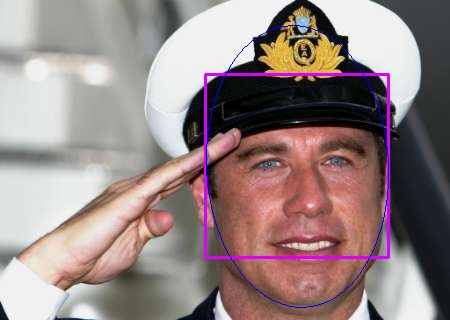
#> input picture test/temp/img_591.jpg, 450 x 320 px, found by its file name
$ python single_pic.py
#> lines starting #> are read from the running program, lines starting #| are printed output that depends on the picture
import os
import cv2
import math

def draw_ellipse(img,c_x,c_y,max_r,min_r,angle): # angle in  radian

    pi = math.pi
    angle = angle / pi * 180
    if angle < 0:
        angle += 360
    cv2.ellipse(img, (int(c_x), int(c_y)), (int(max_r), int(min_r)), angle, 0, 360, (255, 0, 0),1)  # [240,240,240], thickness = 1


if __name__ == '__main__':

    #fid =  open('','w')
    img = cv2.imread("../../DATA/FDDB/originalPics/2002/08/11/big/img_591.jpg")
#> img is the input picture: shape (320, 450, 3); mean B, G, R 132.6, 133.7, 150.6
    x,y,x_w,y_h= [184,76,355,247]
    cv2.rectangle(img,(x,y),(x_w,y_h),(255,0,222), 2 )

    #max_r,min_r,angle,c_x,c_y= [123.583300,85.549500,1.265839,269.693400,161.781200]
    max_r = 123.583300
    min_r = 85.549500
    angle = 1.265839


    c_x  = 269.693400
    c_y = 161.781200

    cv2.ellipse(img, (200, 200), (80, 50), 0,           0,  360 , (0, 255, 0), 1) # green
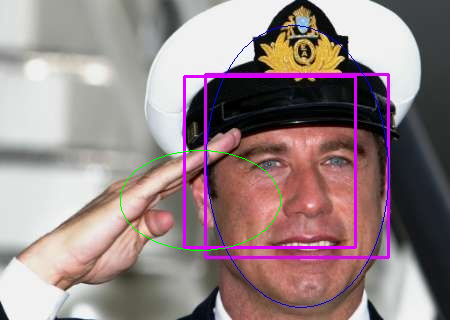
#> img: shape (320, 450, 3); mean B, G, R 134.3, 132.6, 151.4
    cv2.imwrite('draw_sing.jpg',img)

$ run again, with test/temp/img_1027.jpg copied over test/temp/img_591.jpg
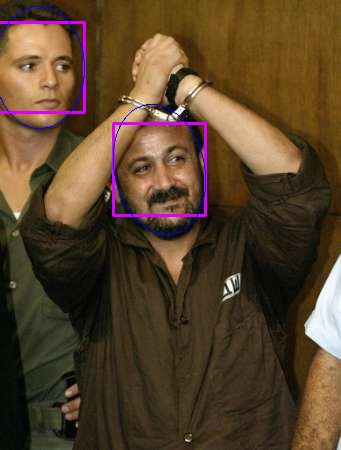
#> input picture test/temp/img_1027.jpg, 341 x 450 px, found by its file name
#> img is the input picture: shape (450, 341, 3); mean B, G, R 43, 66.7, 88.1
#> `cv2.ellipse(img, (200, 200), (80, 50), 0,           0,  360 , (0, 255,..`:
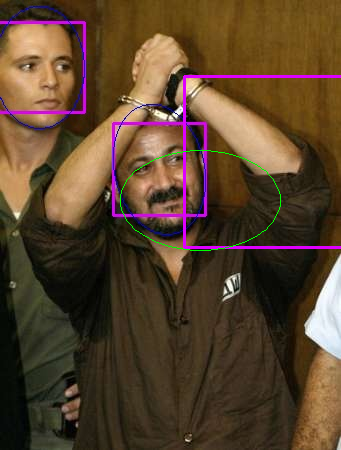
#> img: shape (450, 341, 3); mean B, G, R 44.9, 66.6, 89.1

$ run again, with test/temp/img_104.jpg copied over test/temp/img_591.jpg
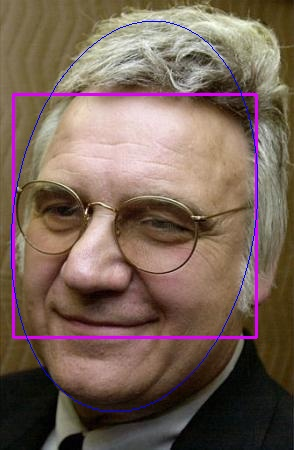
#> input picture test/temp/img_104.jpg, 294 x 450 px, found by its file name
#> img is the input picture: shape (450, 294, 3); mean B, G, R 87.2, 98.8, 119.9
#> `cv2.ellipse(img, (200, 200), (80, 50), 0,           0,  360 , (0, 255,..`:
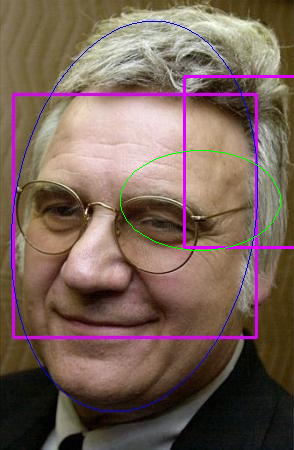
#> img: shape (450, 294, 3); mean B, G, R 88.2, 98.2, 120.1

$ run again, with test/temp/img_1047.jpg copied over test/temp/img_591.jpg
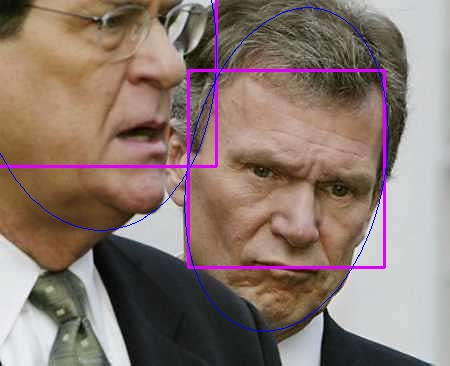
#> input picture test/temp/img_1047.jpg, 450 x 366 px, found by its file name
#> img is the input picture: shape (366, 450, 3); mean B, G, R 111.8, 119.2, 138.2
#> `cv2.ellipse(img, (200, 200), (80, 50), 0,           0,  360 , (0, 255,..`:
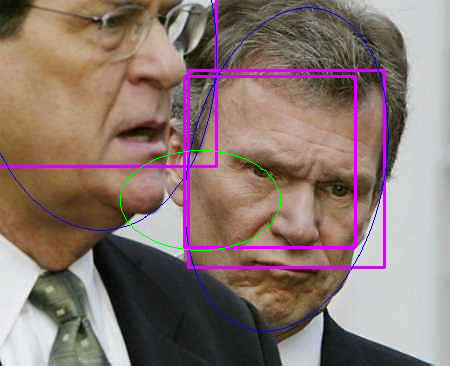
#> img: shape (366, 450, 3); mean B, G, R 113.5, 118.4, 139.1
